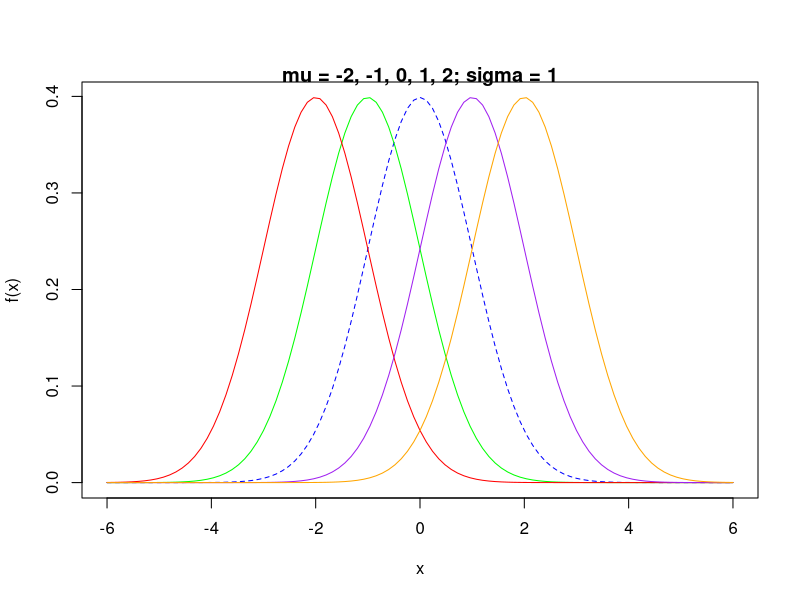
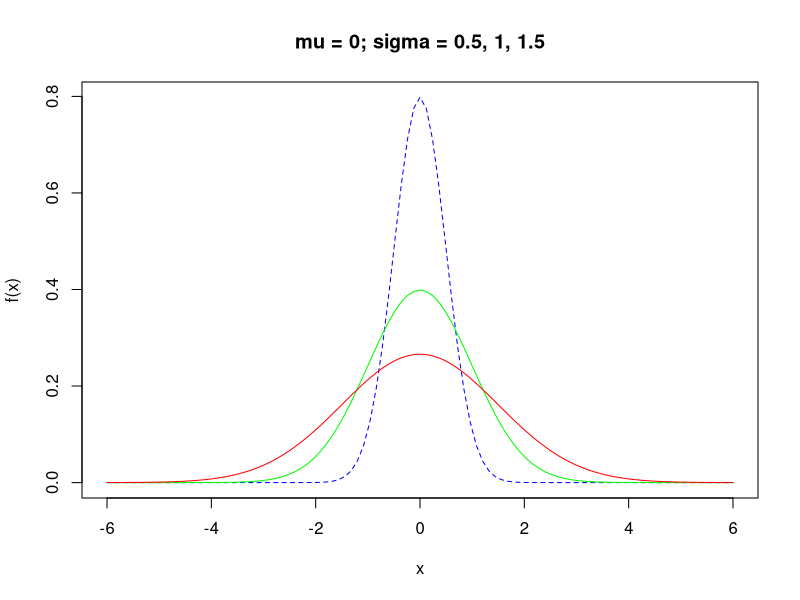
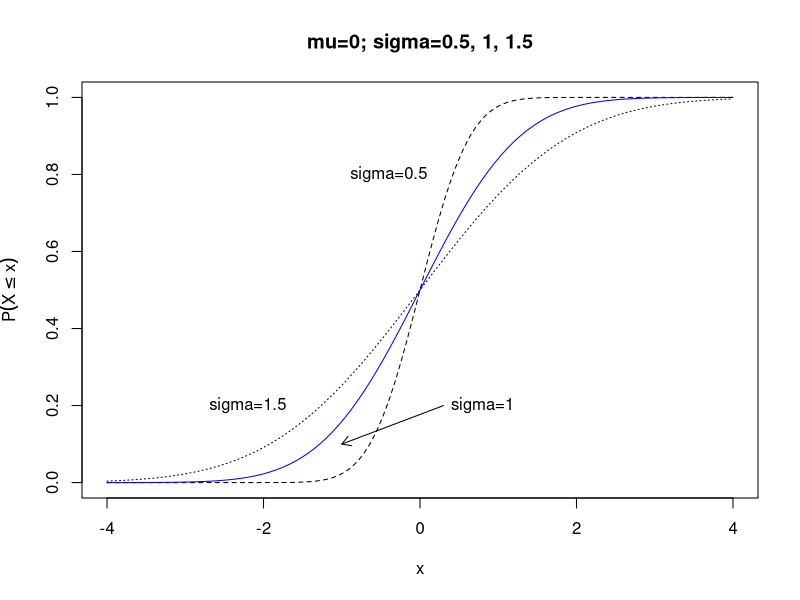
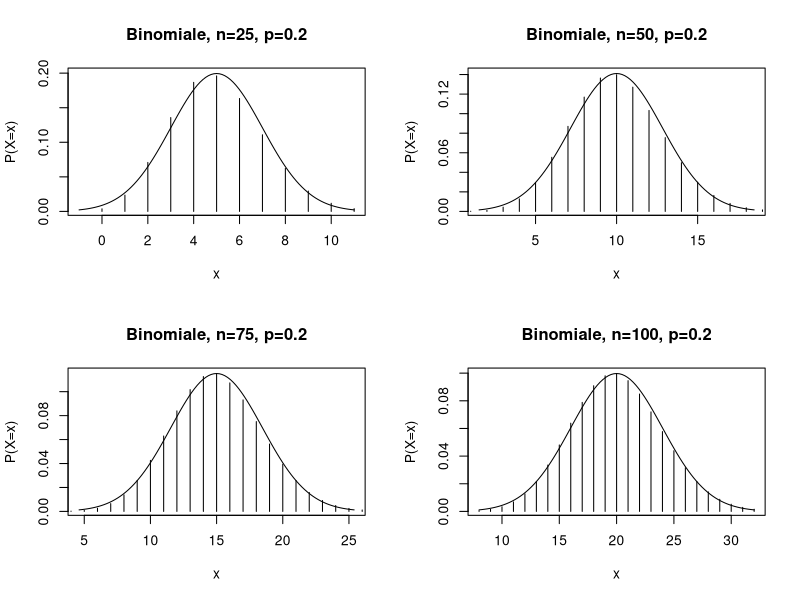
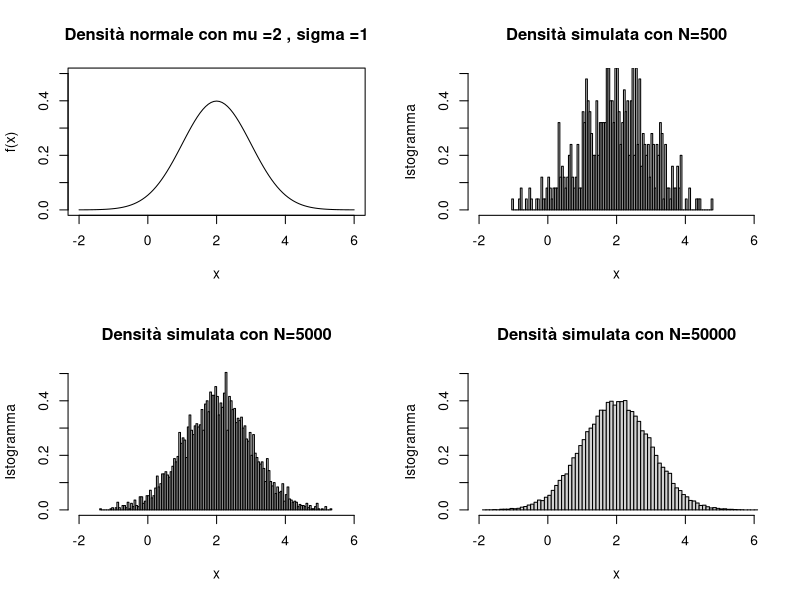
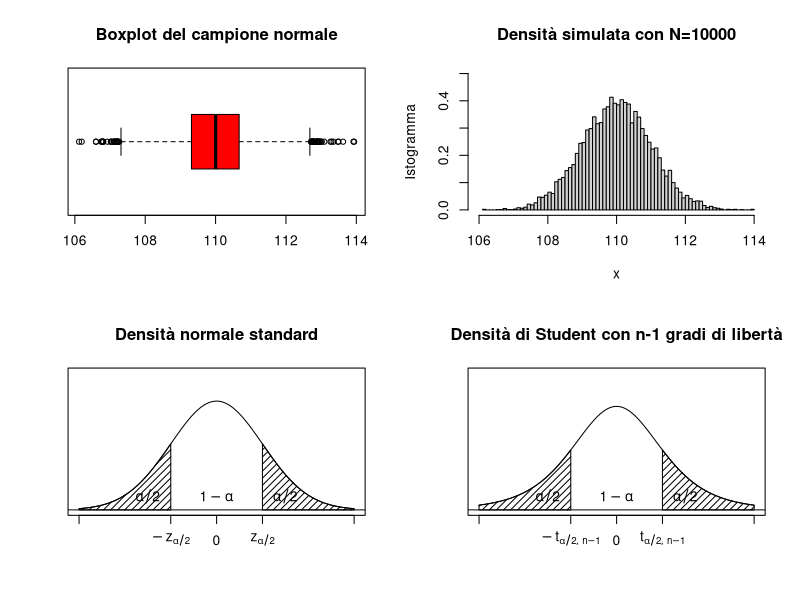
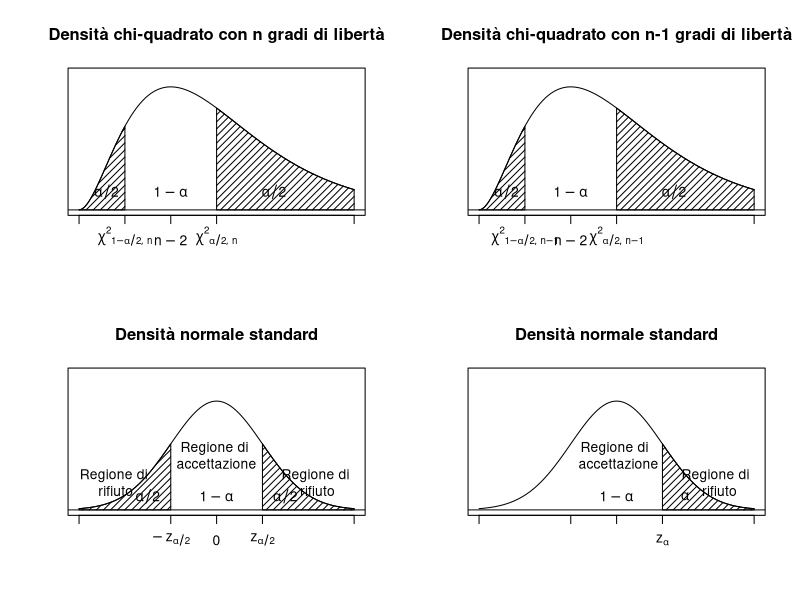
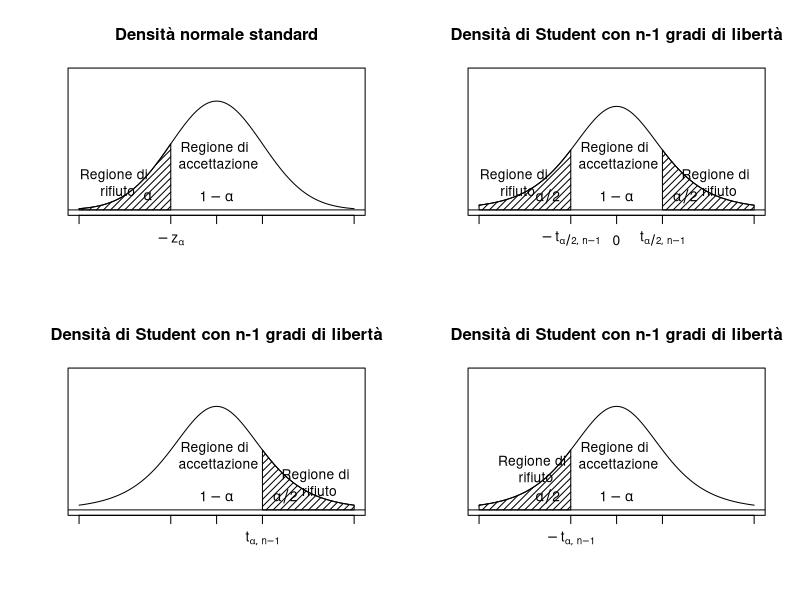

The R script that drew these images, in order:
## ---- chunk 1
knitr::opts_chunk$set(echo = TRUE)
## ---- chunk 2
x <- seq(from = -7.5, to = 7.55, by = 0.1)

curve(dnorm(x, mean= 0, sd = 1), from = -6, to= 6, xlab = "x", ylab="f(x)"
      , col="blue", lty=2)
curve(dnorm(x, mean= -1, sd = 1), from = -6, to= 6, xlab = "x", ylab="f(x)",
      add = TRUE, col="green")
curve(dnorm(x, mean= -2, sd = 1), from = -6, to= 6, xlab = "x", ylab="f(x)",
      add = TRUE, col="red")
curve(dnorm(x, mean= 1, sd = 1), from = -6, to= 6, xlab = "x", ylab="f(x)",
      add = TRUE, col="purple")
curve(dnorm(x, mean= 2, sd = 1), from = -6, to= 6, xlab = "x", ylab="f(x)",
      add = TRUE, col="orange")

title("mu = -2, -1, 0, 1, 2; sigma = 1", line = 0)


## ---- chunk 3
curve(dnorm(x, mean= 0, sd = 0.5), from = -6, to= 6, xlab = "x", ylab="f(x)", 
      main = "mu = 0; sigma = 0.5, 1, 1.5", col="blue", lty=2)
curve(dnorm(x, mean= 0, sd = 1), from = -6, to= 6, xlab = "x", ylab="f(x)",
      add = TRUE, col="green")
curve(dnorm(x, mean= 0, sd = 1.5), from = -6, to= 6, xlab = "x", ylab="f(x)",
      add = TRUE, col="red")
## ---- chunk 4
curve(pnorm(x, mean = 0, sd = 0.5), from=-4, to=4, xlab = "x", ylab = expression(P(X<=x)), 
      main="mu=0; sigma=0.5, 1, 1.5", lty=2)
text(-0.4, 0.8, "sigma=0.5")
curve(pnorm(x, mean=0, sd=1), add = TRUE, col="blue")
arrows(-1,0.1,0.3,0.2,code = 1,length = 0.10)
text(0.8, 0.2, "sigma=1")
curve(pnorm(x, mean=0, sd=1.5), add = TRUE, lty=3)
text(-2.2,0.2,"sigma=1.5")
## ---- chunk 5
pnorm(3,mean = 0, sd = 1) - pnorm(-3, mean = 0, sd = 1)
## ---- chunk 6
z<-c(0,0.25,0.5,0.75,1)
qnorm(z,mean=0, sd=1)
## ---- chunk 7
par(mfrow=c(2,2))
p<-0.2
q<-1-p
x<-0:25
n<-25
curve(dnorm(x, n*p, sqrt(n*p*q)), from=n*p-3*sqrt(n*p*q), to=n*p+3*sqrt(n*p*q), 
      xlab="x", ylab="P(X=x)", main="Binomiale, n=25, p=0.2")
lines(x, dbinom(x,n,0.2), type="h")
x<-0:50
n<-50
curve(dnorm(x, n*p, sqrt(n*p*q)), from=n*p-3*sqrt(n*p*q), to=n*p+3*sqrt(n*p*q), 
      xlab="x", ylab="P(X=x)", main="Binomiale, n=50, p=0.2")
lines(x, dbinom(x,n,0.2), type="h")

x<-0:75
n<-75
curve(dnorm(x, n*p, sqrt(n*p*q)), from=n*p-3*sqrt(n*p*q), to=n*p+3*sqrt(n*p*q), 
      xlab="x", ylab="P(X=x)", main="Binomiale, n=75, p=0.2")
lines(x, dbinom(x,n,0.2), type="h")

x<-0:100
n<-100
curve(dnorm(x, n*p, sqrt(n*p*q)), from=n*p-3*sqrt(n*p*q), to=n*p+3*sqrt(n*p*q),
      xlab="x", ylab="P(X=x)", main="Binomiale, n=100, p=0.2")
lines(x, dbinom(x,n,0.2), type="h")
## ---- chunk 8
par ( mfrow = c (2 ,2) )
curve(dnorm(x,mean=2,sd =1),from=-2, to=6 , xlab="x", ylab="f(x)",
ylim = c (0 ,0.5) , main = " Densità normale con mu =2 , sigma =1 " )

sim1<-rnorm(500,mean=2,sd =1)
hist ( sim1 , freq =F , xlim = c ( -2 ,6) , ylim = c (0 ,0.5) ,
       breaks =100 , xlab = " x " ,
       ylab = " Istogramma " , main = " Densità simulata con N=500 " )

sim2 <- rnorm (5000 , mean =2 , sd =1)
hist ( sim2 , freq =F , xlim = c ( -2 ,6) , ylim = c (0 ,0.5) ,
       breaks =100 , xlab = " x " ,
       ylab = " Istogramma " , main = " Densità simulata con N=5000 " )

sim3 <- rnorm (50000 , mean =2 , sd =1)
hist ( sim3 , freq =F , xlim = c ( -2 ,6) , ylim = c (0 ,0.5) , 
       breaks =100 , xlab = " x " ,
       ylab = "Istogramma" , main = " Densità simulata con N=50000 " )
## ---- chunk 9
campione <- rnorm(10000, mean = 110, sd = 1)
## ---- chunk 10
mean(campione)
## ---- chunk 11
var(campione)
## ---- chunk 12
sd(campione)
## ---- chunk 13
quantile(campione)
## ---- chunk 14
boxplot(campione, horizontal = T, main="Boxplot del campione normale", col="red")
## ---- chunk 15
hist (campione , freq =F , xlim = c (106,114) , ylim = c (0 ,0.5) , breaks =100 , 
      xlab = " x " ,ylab = "Istogramma" , main = " Densità simulata con N=10000 ")
## ---- chunk 16
stimaMeanMomenti <- mean(campione)
stimaMeanMomenti
## ---- chunk 17
stimaVarMomenti <- (length(campione)-1) * var(campione)/length(campione)
stimaVarMomenti
## ---- chunk 18
curve(dnorm (x,mean=0,sd=1) ,from=-3, to=3, axes=FALSE ,ylim=c(0 ,0.5) ,
xlab="",ylab="",main="Densità normale standard")
text (0,0.05, expression (1- alpha))
axis(1,c(-3,-1,0,1,3) ,c("",expression (-z[alpha /2]) ,
0, expression (z[alpha /2]) ,""))
vals <-seq(-3,-1, length =100)
x<-c(-3,vals ,-1,-3)
y<-c(0, dnorm(vals) ,0,0)
polygon (x,y,density =20, angle =45)
vals <-seq(1,3, length =100)
x<-c(1,vals ,3,1)
y<-c(0, dnorm(vals) ,0,0)
polygon (x,y,density =20, angle =45)
abline (h=0)
text (-1.5,0.05, expression (alpha/2))
text (1.5 ,0.05 , expression (alpha/2))
box ()
## ---- chunk 19
alpha <- 1-0.95

n<-length(campione)

#limite inferiore
mean(campione)-qnorm(1-alpha/2, mean=0, sd=1)*8/sqrt(n)
## ---- chunk 20
#limite superiore
mean(campione)+qnorm(1-alpha/2, mean=0, sd=1)*8/sqrt(n)
## ---- chunk 21
curve(dt(x,df =5) ,from=-3, to=3, axes=FALSE ,ylim=c(0 ,0.5) ,xlab="",
ylab="",main="Densità di Student con n-1 gradi di libertà")
text(0,0.05, expression (1- alpha ))
axis(1,c(-3,-1,0,1,3) ,c("",expression (-t[list(alpha/2,n-1) ]) ,0,
expression (t[list(alpha/2,n-1) ]),""))
vals <-seq(-3,-1, length =100)
x<-c(-3,vals ,-1,-3)
y<-c(0,dt(vals ,df=5) ,0,0)
polygon (x,y,density =20, angle =45)
vals <-seq(1,3, length =100)
x<-c(1,vals ,3,1)
y<-c(0,dt(vals ,df=5) ,0,0)
polygon (x,y,density =20, angle =45)
abline (h=0)
text (-1.5,0.05, expression (alpha/2))
text (1.5 ,0.05 , expression (alpha/2))
box ()
## ---- chunk 22
alpha <- 1-0.95

ds <- sd(campione)
n <- length(campione)

#stima limite inferiore
mean(campione)-qt(1-alpha/2, df=n-1)*ds/sqrt(n)
## ---- chunk 23
#stima limite superiore
mean(campione)+qt(1-alpha/2, df=n-1)*ds/sqrt(n)
## ---- chunk 24
curve(dchisq (x,df=6) ,from=0, to=12, axes=FALSE ,ylim=c(0 ,0.15),
xlab="",ylab="",main="Densità chi-quadrato con n gradi di libertà")
text (4,0.02, expression (1- alpha))
axis(1,c(0,2,4,6,12) ,c("",expression ({ chi ^2}[ list(1- alpha/2,n)]),expression (n-2) ,expression ({chi ^2}[ list(alpha /2,n)]),""))
vals <-seq(0,2, length =100)
x<-c(0,vals ,2,0)
y<-c(0, dchisq (vals ,df=6) ,0,0)
polygon (x,y,density =20, angle =45)
vals <-seq (6,12, length =100)
x<-c(6,vals ,12 ,6)
y<-c(0, dchisq (vals ,df=6) ,0,0)
polygon (x,y,density =20, angle =45)
abline (h=0)
text (1.2 ,0.02 , expression (alpha /2))
text (8.5 ,0.02 , expression (alpha /2))
box ()
## ---- chunk 25
alpha <- 1-0.95
n <-length(campione)
mu <- 2

#limite inferiore
((n-1)*var (campione)+n*(mean(campione)-mu)**2)/qchisq(1- alpha/2,df=n)
## ---- chunk 26
#limite superiore
((n-1)*var (campione)+n*(mean(campione)-mu)**2)/qchisq(alpha/2,df=n)
## ---- chunk 27
curve(dchisq (x,df=6) ,from=0, to=12, axes=FALSE ,ylim=c(0 ,0.15),
xlab="",ylab="",main="Densità chi-quadrato con n-1 gradi di libertà")
text(4,0.02, expression (1- alpha ))
axis(1,c(0,2,4,6,12) ,c("",expression ({chi ^2}[ list(1- alpha/2,n-1) ]),expression (n-2) ,expression ({chi ^2}[ list(alpha /2,n-1) ]),""))
vals <-seq(0,2, length =100)
x<-c(0,vals ,2,0)
y<-c(0, dchisq (vals ,df=6) ,0,0)
polygon (x,y,density =20, angle =45)
vals <-seq (6,12, length =100)
x<-c(6,vals ,12 ,6)
y<-c(0, dchisq(vals ,df =6) ,0,0)
polygon (x,y,density =20, angle =45)
abline (h=0)
text (1.2 ,0.02 , expression (alpha/2))
text (8.5 ,0.02 , expression (alpha/2))
box ()
## ---- chunk 28
alpha <- 1-0.95
n <- length(campione)

#stima del limite inferiore
(n-1)*var(campione)/qchisq (1- alpha/2,df=n-1)
## ---- chunk 29
#stima del limite superiore
(n-1)*var(campione)/qchisq (alpha/2,df=n-1)
## ---- chunk 30
campione2 <- rnorm(11000, mean = 100, sd = 1.5)
## ---- chunk 31
mean(campione2)
## ---- chunk 32
var(campione2)
## ---- chunk 33
sd(campione2)
## ---- chunk 34
quantile(campione2)
## ---- chunk 35
alpha <- 1 - 0.95

ncamp1 <- length(campione)
ncamp2 <- length(campione2)

mc1 <- mean(campione)
mc2 <- mean(campione2)

sigmacamp1 <- 1
sigmacamp2 <- 2.25

#limite inferiore

mc1-mc2 -qnorm (1- alpha/2,mean=0, sd=1)*sqrt(sigmacamp1 ^2/ncamp1+sigmacamp2 ^2/ncamp2)

## ---- chunk 36
#limite superiore
mc1-mc2 + qnorm (1- alpha/2,mean=0, sd=1)*sqrt(sigmacamp1 ^2/ncamp1+sigmacamp2 ^2/ncamp2)
## ---- chunk 37
alpha <- 1 - 0.95

ncamp1 <- length(campione)
ncamp2 <- length(campione2)

mc1 <- mean(campione)
mc2 <- mean(campione2)

sigmacamp1 <- sd(campione)
sigmacamp2 <- sd(campione2)

#limite inferiore
mc1-mc2-qnorm (1- alpha/2,mean=0, sd=1)*sqrt(sigmacamp1 ^2/ncamp1+sigmacamp2 ^2/ncamp2)
## ---- chunk 38
#limite superiore
mc1-mc2 + qnorm (1- alpha/2,mean=0, sd=1)*sqrt(sigmacamp1 ^2/ncamp1+sigmacamp2 ^2/ncamp2)
## ---- chunk 39
curve(dnorm(x,mean=0, sd=1) ,from=-3, to=3, axes=FALSE ,ylim=c(0 ,0.5) ,xlab="",ylab="",main="Densità normale standard")
text(0,0.05, expression (1- alpha ))
text(0,0.2,"Regione di \naccettazione")
axis(1,c(-3,-1,0,1,3) ,c("",expression (-z[alpha/2]) ,0, expression (z[alpha/2]) ,""))
vals <-seq(-3,-1, length =100)
x<-c(-3,vals ,-1,-3)
y<-c(0, dnorm(vals) ,0,0)
polygon (x,y,density =20, angle =45)
vals <-seq(1,3, length =100)
x<-c(1,vals ,3,1)
y<-c(0, dnorm(vals) ,0,0)
polygon (x,y,density =20, angle =45)
abline (h=0)
text (-1.5,0.05, expression (alpha/2))
text (-2.2,0.1, "Regione di \nrifiuto")
text (1.5 ,0.05 , expression (alpha/2))
text (2.2 ,0.1 , "Regione di \nrifiuto")
box ()
## ---- chunk 40

alpha <- 0.05
mu0 <- 110.20
sigma <- 2

qnorm(1-alpha/2, mean=0, sd=1)

## ---- chunk 41
- qnorm(1- alpha/2, mean=0, sd=1)
## ---- chunk 42
n <- length(campione)

meancamp <- mean(campione)

(meancamp-mu0)/(sigma/sqrt(n))
## ---- chunk 43
curve (dnorm (x,mean=0,sd=1) ,from=-3, to=3, axes=FALSE ,ylim=c(0 ,0.5)
,xlab="",
ylab="",main="Densità normale standard")
text (0,0.05, expression (1- alpha))
text (0,0.2,"Regione di \n accettazione")
axis(1,c(-3,-1,0,1,3) ,c(""," "," ",expression (z[alpha ]),""))
vals <-seq(1,3, length =100)
x<-c(1,vals ,3,1)
y<-c(0, dnorm(vals) ,0,0)
polygon (x,y,density =20, angle =45)
abline (h=0)
text (1.5 ,0.05 , expression (alpha))
text (2.2 ,0.1 , "Regione di \n rifiuto")
box ()
## ---- chunk 44
curve (dnorm(x,mean=0,sd =1) ,from=-3, to=3, axes=FALSE ,ylim=c(0 ,0.5)
,xlab="",
ylab="",main="Densità normale standard")
text (0,0.05, expression (1- alpha))
text (0,0.2,"Regione di \n accettazione")
axis(1,c(-3,-1,0,1,3) ,c("",expression (-z[alpha ])," "," ",""))
vals <-seq(-3,-1, length =100)
x<-c(-3,vals ,-1,-3)
y<-c(0, dnorm(vals) ,0,0)
polygon (x,y,density =20, angle =45)
abline (h=0)
text (-1.5,0.05, expression (alpha ))
text (-2.2 ,0.1 , "Regione di \n rifiuto")
box ()
## ---- chunk 45
curve (dt(x,df=5) ,from=-3, to=3, axes=FALSE ,ylim=c(0 ,0.5) ,xlab="",
ylab="",main="Densità di Student con n-1 gradi di libertà")
text (0,0.05, expression (1- alpha))
text (0,0.2,"Regione di \n accettazione")
axis(1,c(-3,-1,0,1,3) ,c("",expression (-t[list(alpha /2,n -1) ]) ,0,
expression (t[list(alpha/2,n-1) ]),""))
vals <-seq(-3,-1, length =100)
x<-c(-3,vals ,-1,-3)
y<-c(0, dt(vals ,df =5) ,0,0)
polygon (x,y,density =20, angle =45)
vals <-seq(1,3, length =100)
x<-c(1, vals ,3,1)
y<-c(0, dt(vals ,df =5) ,0,0)
polygon (x,y,density =20, angle =45)
abline (h=0)
text (-1.5,0.05, expression (alpha /2))
text (-2.2,0.1, "Regione di \n rifiuto")
text (1.5 ,0.05 , expression (alpha/2))
text (2.2,0.1, "Regione di \n rifiuto")
box ()
## ---- chunk 46

alpha <- 0.05
mu0 <- 110.20
sigma <- 2

qt(1-alpha/2, df=n-1)

## ---- chunk 47
-qt(1- alpha/2, df=n-1)
## ---- chunk 48
n <- length(campione)

meancamp <- mean(campione)
sdCamp <- sd(campione)
(meancamp-mu0)/(sdCamp/sqrt(n))
## ---- chunk 49
curve (dt(x,df=5) ,from=-3, to=3, axes=FALSE ,ylim=c(0 ,0.5) ,xlab="",
ylab="",main="Densità di Student con n-1 gradi di libertà")
text (0,0.05, expression (1- alpha))
text (0,0.2,"Regione di \n accettazione")
axis(1,c(-3,-1,0,1,3) ,c(""," "," ",expression (t[list(alpha ,n-1) ]),""))
vals <-seq(1,3, length =100)
x<-c(1, vals ,3,1)
y<-c(0, dt(vals ,df =5) ,0,0)
polygon (x,y,density =20, angle =45)
abline (h=0)
text (1.5 ,0.05 , expression (alpha/2))
text (2.2,0.1, "Regione di \n rifiuto")
box ()
## ---- chunk 50
curve (dt(x,df=5) ,from=-3, to=3, axes=FALSE ,ylim=c(0 ,0.5) ,xlab="",
ylab="",main="Densità di Student con n-1 gradi di libertà")
text (0,0.05, expression (1- alpha))
text (0,0.2,"Regione di \n accettazione")
axis(1,c(-3,-1,0,1,3) ,c("",expression (-t[list(alpha ,n-1) ])," "," ",""))
vals <-seq(-3,-1, length =100)
x<-c(-3,vals ,-1,-3)
y<-c(0, dt(vals ,df =5) ,0,0)
polygon (x,y,density =20, angle =45)
abline (h=0)
text (-1.5,0.05, expression (alpha /2))
text (-1.8 ,0.15,"Regione di \n rifiuto")
box ()
## ---- chunk 51
m <- mean(campione)
d <- sd(campione)

a<-numeric(4)
for(i in 1:4)
  a[i] <- qnorm(0.2 * i, mean=m, sd = d)
a

## ---- chunk 52
r <- 5
nint <- numeric(r)
nint[1] <- length(which(campione < a[1]))
nint[2] <- length(which((campione >= a[1]) & (campione < a[2])))
nint[3] <- length(which((campione >= a[2]) & (campione < a[3])))
nint[4] <- length(which((campione >= a[3]) & (campione < a[4])))
nint[5] <- length(which(campione > a[4]))
nint
## ---- chunk 53
chi2 <- sum(((nint-n*0.2) / sqrt(n*0.2))^2)
chi2
## ---- chunk 54
k <- 2
alpha <- 0.05
qchisq(alpha/2, df=r-k-1)
## ---- chunk 55
qchisq(1-alpha/2, df=r-k-1)
